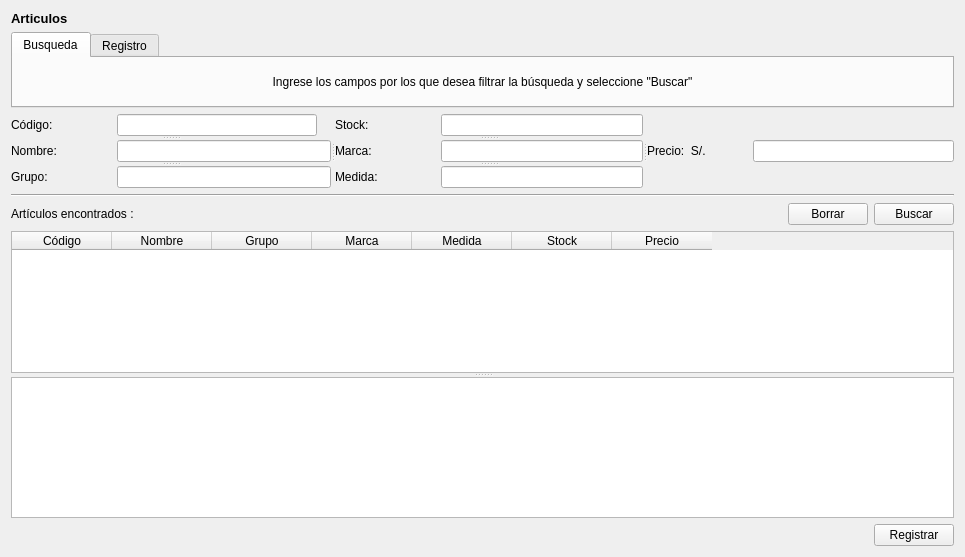
<?xml version="1.0" encoding="UTF-8"?>
<ui version="4.0">
 <class>ui_articulo</class>
 <widget class="QWidget" name="ui_articulo">
  <property name="geometry">
   <rect>
    <x>0</x>
    <y>0</y>
    <width>965</width>
    <height>557</height>
   </rect>
  </property>
  <property name="windowTitle">
   <string>Articulos</string>
  </property>
  <property name="windowIcon">
   <iconset resource="Icons.qrc">
    <normaloff>:/Iconos/Iconos/Tune-Up_Utilities.png</normaloff>:/Iconos/Iconos/Tune-Up_Utilities.png</iconset>
  </property>
  <layout class="QGridLayout" name="gridLayout_2">
   <item row="0" column="0">
    <layout class="QGridLayout" name="gridLayout">
     <item row="0" column="0">
      <widget class="QLabel" name="titulo">
       <property name="font">
        <font>
         <pointsize>10</pointsize>
         <weight>75</weight>
         <bold>true</bold>
        </font>
       </property>
       <property name="text">
        <string>Articulos</string>
       </property>
      </widget>
     </item>
     <item row="1" column="0">
      <widget class="QTabWidget" name="tabWidget">
       <property name="toolTip">
        <string>adasdadsasd</string>
       </property>
       <property name="currentIndex">
        <number>0</number>
       </property>
       <widget class="QWidget" name="ar_busqueda">
        <attribute name="title">
         <string>Busqueda</string>
        </attribute>
        <layout class="QGridLayout" name="gridLayout_3">
         <item row="0" column="0">
          <widget class="QLabel" name="info">
           <property name="font">
            <font>
             <pointsize>9</pointsize>
            </font>
           </property>
           <property name="text">
            <string>Ingrese los campos por los que desea filtrar la búsqueda y seleccione &quot;Buscar&quot;</string>
           </property>
           <property name="alignment">
            <set>Qt::AlignCenter</set>
           </property>
          </widget>
         </item>
        </layout>
       </widget>
       <widget class="QWidget" name="ar_registro">
        <attribute name="title">
         <string>Registro</string>
        </attribute>
        <layout class="QGridLayout" name="gridLayout_4">
         <item row="0" column="0">
          <widget class="QLabel" name="info_2">
           <property name="font">
            <font>
             <pointsize>9</pointsize>
            </font>
           </property>
           <property name="text">
            <string>Ingrese los campos del nuevo artículo y presione  &quot;Agregar&quot;, para agregarlo a la lista.
 Una vez que haya terminado presione &quot;Registrar&quot; para confirmar</string>
           </property>
           <property name="alignment">
            <set>Qt::AlignCenter</set>
           </property>
          </widget>
         </item>
        </layout>
       </widget>
      </widget>
     </item>
     <item row="2" column="0">
      <widget class="QSplitter" name="splitter_5">
       <property name="orientation">
        <enum>Qt::Horizontal</enum>
       </property>
       <widget class="QSplitter" name="splitter_2">
        <property name="orientation">
         <enum>Qt::Vertical</enum>
        </property>
        <widget class="QWidget" name="">
         <layout class="QHBoxLayout" name="horizontalLayout_2">
          <item>
           <widget class="QLabel" name="l_codigo">
            <property name="minimumSize">
             <size>
              <width>100</width>
              <height>0</height>
             </size>
            </property>
            <property name="maximumSize">
             <size>
              <width>100</width>
              <height>16777215</height>
             </size>
            </property>
            <property name="text">
             <string>Código:</string>
            </property>
           </widget>
          </item>
          <item>
           <widget class="QLineEdit" name="le_codigo">
            <property name="minimumSize">
             <size>
              <width>200</width>
              <height>0</height>
             </size>
            </property>
           </widget>
          </item>
          <item>
           <widget class="QLabel" name="l_codigoop">
            <property name="sizePolicy">
             <sizepolicy hsizetype="Expanding" vsizetype="Preferred">
              <horstretch>0</horstretch>
              <verstretch>0</verstretch>
             </sizepolicy>
            </property>
            <property name="text">
             <string/>
            </property>
           </widget>
          </item>
         </layout>
        </widget>
        <widget class="QWidget" name="">
         <layout class="QHBoxLayout" name="horizontalLayout_5">
          <item>
           <widget class="QLabel" name="l_nombre">
            <property name="minimumSize">
             <size>
              <width>100</width>
              <height>0</height>
             </size>
            </property>
            <property name="maximumSize">
             <size>
              <width>100</width>
              <height>16777215</height>
             </size>
            </property>
            <property name="text">
             <string>Nombre:</string>
            </property>
           </widget>
          </item>
          <item>
           <widget class="QLineEdit" name="le_nombre">
            <property name="minimumSize">
             <size>
              <width>200</width>
              <height>0</height>
             </size>
            </property>
           </widget>
          </item>
         </layout>
        </widget>
        <widget class="QWidget" name="">
         <layout class="QHBoxLayout" name="horizontalLayout_7">
          <item>
           <widget class="QLabel" name="l_grupo">
            <property name="minimumSize">
             <size>
              <width>100</width>
              <height>0</height>
             </size>
            </property>
            <property name="maximumSize">
             <size>
              <width>100</width>
              <height>16777215</height>
             </size>
            </property>
            <property name="text">
             <string>Grupo:</string>
            </property>
           </widget>
          </item>
          <item>
           <widget class="QLineEdit" name="le_grupo">
            <property name="minimumSize">
             <size>
              <width>200</width>
              <height>0</height>
             </size>
            </property>
           </widget>
          </item>
         </layout>
        </widget>
       </widget>
       <widget class="QSplitter" name="splitter_3">
        <property name="orientation">
         <enum>Qt::Vertical</enum>
        </property>
        <widget class="QWidget" name="">
         <layout class="QHBoxLayout" name="horizontalLayout_8">
          <item>
           <widget class="QLabel" name="l_stock">
            <property name="minimumSize">
             <size>
              <width>100</width>
              <height>0</height>
             </size>
            </property>
            <property name="maximumSize">
             <size>
              <width>100</width>
              <height>16777215</height>
             </size>
            </property>
            <property name="text">
             <string>Stock:</string>
            </property>
           </widget>
          </item>
          <item>
           <widget class="QLineEdit" name="le_stock">
            <property name="minimumSize">
             <size>
              <width>200</width>
              <height>0</height>
             </size>
            </property>
           </widget>
          </item>
         </layout>
        </widget>
        <widget class="QWidget" name="">
         <layout class="QHBoxLayout" name="horizontalLayout_3">
          <item>
           <widget class="QLabel" name="l_marca">
            <property name="minimumSize">
             <size>
              <width>100</width>
              <height>0</height>
             </size>
            </property>
            <property name="maximumSize">
             <size>
              <width>100</width>
              <height>16777215</height>
             </size>
            </property>
            <property name="text">
             <string>Marca:</string>
            </property>
           </widget>
          </item>
          <item>
           <widget class="QLineEdit" name="le_marca">
            <property name="minimumSize">
             <size>
              <width>200</width>
              <height>0</height>
             </size>
            </property>
           </widget>
          </item>
         </layout>
        </widget>
        <widget class="QWidget" name="">
         <layout class="QHBoxLayout" name="horizontalLayout_6">
          <item>
           <widget class="QLabel" name="l_medida">
            <property name="minimumSize">
             <size>
              <width>100</width>
              <height>0</height>
             </size>
            </property>
            <property name="maximumSize">
             <size>
              <width>100</width>
              <height>16777215</height>
             </size>
            </property>
            <property name="text">
             <string>Medida:</string>
            </property>
           </widget>
          </item>
          <item>
           <widget class="QLineEdit" name="le_medida">
            <property name="minimumSize">
             <size>
              <width>200</width>
              <height>0</height>
             </size>
            </property>
           </widget>
          </item>
         </layout>
        </widget>
       </widget>
       <widget class="QSplitter" name="splitter_4">
        <property name="orientation">
         <enum>Qt::Vertical</enum>
        </property>
        <widget class="QWidget" name="">
         <layout class="QHBoxLayout" name="horizontalLayout_4">
          <item>
           <widget class="QLabel" name="l_precio">
            <property name="minimumSize">
             <size>
              <width>100</width>
              <height>0</height>
             </size>
            </property>
            <property name="maximumSize">
             <size>
              <width>100</width>
              <height>16777215</height>
             </size>
            </property>
            <property name="text">
             <string>Precio:  S/.</string>
            </property>
           </widget>
          </item>
          <item>
           <widget class="QLineEdit" name="le_precio">
            <property name="minimumSize">
             <size>
              <width>200</width>
              <height>0</height>
             </size>
            </property>
           </widget>
          </item>
         </layout>
        </widget>
       </widget>
      </widget>
     </item>
     <item row="3" column="0">
      <widget class="Line" name="line">
       <property name="orientation">
        <enum>Qt::Horizontal</enum>
       </property>
      </widget>
     </item>
     <item row="4" column="0">
      <layout class="QHBoxLayout" name="horizontalLayout_9">
       <item>
        <widget class="QLabel" name="l_resultado">
         <property name="text">
          <string>Artículos encontrados :</string>
         </property>
        </widget>
       </item>
       <item>
        <spacer name="horizontalSpacer_2">
         <property name="orientation">
          <enum>Qt::Horizontal</enum>
         </property>
         <property name="sizeHint" stdset="0">
          <size>
           <width>323</width>
           <height>21</height>
          </size>
         </property>
        </spacer>
       </item>
       <item>
        <widget class="QPushButton" name="btn_borrar">
         <property name="text">
          <string>Borrar</string>
         </property>
         <property name="icon">
          <iconset resource="Icons.qrc">
           <normaloff>:/Iconos/Iconos/trash.png</normaloff>:/Iconos/Iconos/trash.png</iconset>
         </property>
        </widget>
       </item>
       <item>
        <widget class="QPushButton" name="btn_aceptar">
         <property name="text">
          <string>Buscar</string>
         </property>
         <property name="icon">
          <iconset resource="Icons.qrc">
           <normaloff>:/Iconos/Iconos/Search.png</normaloff>:/Iconos/Iconos/Search.png</iconset>
         </property>
        </widget>
       </item>
      </layout>
     </item>
     <item row="5" column="0">
      <widget class="QSplitter" name="splitter">
       <property name="orientation">
        <enum>Qt::Vertical</enum>
       </property>
       <widget class="QTableWidget" name="tableWidget">
        <column>
         <property name="text">
          <string>Código</string>
         </property>
        </column>
        <column>
         <property name="text">
          <string>Nombre</string>
         </property>
        </column>
        <column>
         <property name="text">
          <string>Grupo</string>
         </property>
        </column>
        <column>
         <property name="text">
          <string>Marca</string>
         </property>
        </column>
        <column>
         <property name="text">
          <string>Medida</string>
         </property>
        </column>
        <column>
         <property name="text">
          <string>Stock</string>
         </property>
        </column>
        <column>
         <property name="text">
          <string>Precio</string>
         </property>
        </column>
       </widget>
       <widget class="QTableView" name="tableView"/>
      </widget>
     </item>
     <item row="6" column="0">
      <layout class="QHBoxLayout" name="horizontalLayout">
       <item>
        <spacer name="horizontalSpacer">
         <property name="orientation">
          <enum>Qt::Horizontal</enum>
         </property>
         <property name="sizeHint" stdset="0">
          <size>
           <width>40</width>
           <height>20</height>
          </size>
         </property>
        </spacer>
       </item>
       <item>
        <widget class="QPushButton" name="btn_registrar">
         <property name="text">
          <string>Registrar</string>
         </property>
        </widget>
       </item>
      </layout>
     </item>
    </layout>
   </item>
  </layout>
 </widget>
 <tabstops>
  <tabstop>tabWidget</tabstop>
  <tabstop>le_nombre</tabstop>
  <tabstop>le_grupo</tabstop>
  <tabstop>le_marca</tabstop>
  <tabstop>le_medida</tabstop>
  <tabstop>le_stock</tabstop>
  <tabstop>le_precio</tabstop>
  <tabstop>btn_aceptar</tabstop>
  <tabstop>btn_borrar</tabstop>
  <tabstop>tableView</tabstop>
 </tabstops>
 <resources>
  <include location="Icons.qrc"/>
 </resources>
 <connections/>
</ui>
